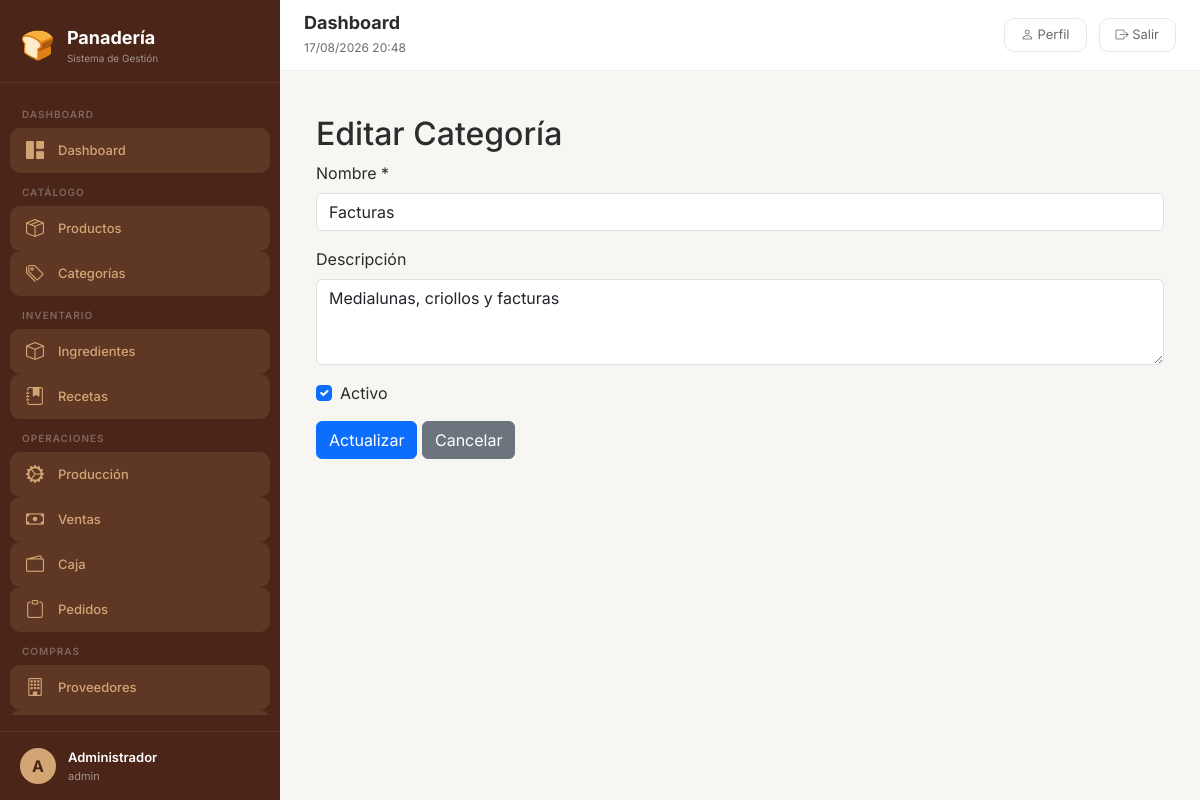
Screenshot of /index.php?modulo=categorias&accion=editar&id=3 (signed in) with the database file from the repository.
### tables this page shows
CREATE TABLE `categorias` (
  `id` int(11) NOT NULL,
  `nombre` varchar(100) NOT NULL,
  `descripcion` text DEFAULT NULL,
  `activo` tinyint(1) DEFAULT 1,
  `created_at` timestamp NOT NULL DEFAULT current_timestamp()
);

### controllers/CategoriasController.php (called while the page is built, shortened)
<?php
require_once __DIR__ . '/../models/Categoria.php';
class CategoriasController {
    private $modelo;
    public function __construct() {
        $this->modelo = new Categoria();
    }
    public function editar() {
        $id = isset($_GET['id']) ? intval($_GET['id']) : 0;
        $categoria = $this->modelo->obtenerPorId($id);
        include 'includes/header.php';
        include 'views/categorias/editar.php';
        include 'includes/footer.php';
    }
}
?>

### config/database.php (called while the page is built, shortened)
<?php
function conectarDB() {
    try {
        $pdo = new PDO("mysql:host=" . DB_HOST . ";dbname=" . DB_NAME . ";charset=utf8", DB_USER, DB_PASS);
        $pdo->setAttribute(PDO::ATTR_ERRMODE, PDO::ERRMODE_EXCEPTION);
        return $pdo;
    } catch (PDOException $e) {
        die("Error de conexión: " . $e->getMessage());
    }
}
?>

### models/categoria.php (called while the page is built, shortened)
<?php
require_once __DIR__ . '/../config/database.php';
class Categoria {
    private $pdo;
    public function __construct() {
        $this->pdo = conectarDB();
    }
    public function obtenerPorId($id) {
        $stmt = $this->pdo->prepare("SELECT * FROM categorias WHERE id = ?");
        $stmt->execute([$id]);
        return $stmt->fetch(PDO::FETCH_ASSOC);
    }
}
?>

### views/categorias/editar.php (the view, shortened to what this page needs)
<div class="container mt-4">
    <h2>Editar Categoría</h2>
    <form action="index.php?modulo=categorias&accion=actualizar" method="POST">
        <div class="mb-3">
            <label for="nombre" class="form-label">Nombre *</label>
            <input type="text" name="nombre" id="nombre" class="form-control" value="<?= htmlspecialchars($categoria['nombre']) ?>" required>
        </div>
        <div class="mb-3">
            <label for="descripcion" class="form-label">Descripción</label>
            <textarea name="descripcion" id="descripcion" rows="3" class="form-control"><?= htmlspecialchars($categoria['descripcion']) ?></textarea>
        </div>
        <div class="mb-3 form-check">
            <input type="checkbox" name="activo" id="activo" class="form-check-input" <?= $categoria['activo'] ? 'checked' : '' ?>>
            <label for="activo" class="form-check-label">Activo</label>
        </div>
        <button type="submit" class="btn btn-primary">Actualizar</button>
        <a href="index.php?modulo=categorias&accion=index" class="btn btn-secondary">Cancelar</a>
    </form>
</div>

### assets/css/estilo.css (style rules this page uses)
:root { --primary: #6C3A2A; --primary-dark: #4A2518; --primary-light: #8B5A4A; --secondary: #D4A574; --accent: #E8C99B; --success: #2D8B46; --warning: #E8A838; --danger: #C0392B; --info: #2D7D8B; --bg-light: #F8F6F3; --bg-white: #FFFFFF; --text-dark: #2C2C2C; --text-gray: #6B6B6B; --text-light: #A8A8A8; --shadow: 0 4px 20px rgba(0, 0, 0, 0.08); --shadow-hover: 0 8px 30px rgba(0, 0, 0, 0.15); --radius: 16px; --radius-sm: 10px; --transition: all 0.3s cubic-bezier(0.4, 0, 0.2, 1); }
* { margin: 0; padding: 0; box-sizing: border-box; }
body { font-family: 'Inter', sans-serif; background: var(--bg-light); color: var(--text-dark); min-height: 100vh; display: flex; margin: 0; }

### rows the page displays
categorias: nombre "Facturas", descripcion "Medialunas, criollos y facturas", activo "☑"

### other values shown
substr($_SESSION['usuario_nombre'] ?? 'U', 0, 1) "A"
$_SESSION['usuario_nombre'] "Administrador"
$_SESSION['rol'] "admin"
$titulos[$modulo_actual] "Dashboard"
